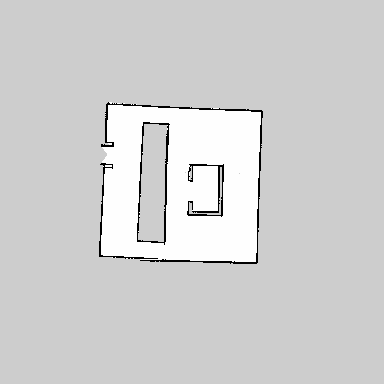
#> input picture practica_3_2425-master/catkin_ws/src/slam_pkg/Maps/ej1Map.pgm, 384 x 384 px
$ python png2world.py ../../../../practica_3_2425-master/catkin_ws/src/slam_pkg/Maps/ej1Map.pgm
#> lines starting #> are read from the running program, lines starting #| are printed output that depends on the picture; after the words box and inside, x2 and y2 are one past the last pixel; in counts of white or black regions, pixels touching at a corner belong together
# AUTHOR: GINES CABALLERO GUIJARRO 54639204J

#!/usr/bin/env python3
import cv2
import numpy as np
import sys
import os

# Parámetros de escalado en el mundo de Gazebo

RESOLUTION = 0.1  # metros por pixel (ejemplo)
WALL_HEIGHT = 0.5  # altura de la pared en metros
WALL_THICKNESS = 0.05  # grosor de la pared en metros
WORLD_FILENAME = 'mazePng2World.world'
IMAGE_FILENAME = 'laberinto.png'  # Tu imagen en blanco y negro

def generate_gazebo_world_from_image(image_path, output_world_path):
    # Lee la imagen en escala de grises
#> called with output_world_path = 'mazePng2World.world'
    img = cv2.imread(image_path, cv2.IMREAD_GRAYSCALE)
#> img is the input picture: shape (384, 384); min 0, max 254, mean 208.6
    if img is None:
        raise FileNotFoundError(f"No se pudo leer la imagen {image_path}")

    # Binariza la imagen (umbral 127 por ejemplo)
    # Todo lo que sea menor a 127 -> negro (pared), mayor -> blanco (espacio)
    _, binary = cv2.threshold(img, 127, 255, cv2.THRESH_BINARY)
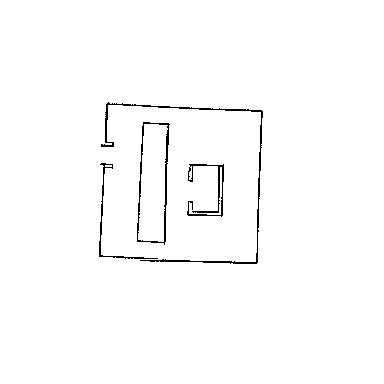
#> binary: shape (384, 384); 98.6% white; black in thin lines or dots, all inside (x1, y1, x2, y2) = (99, 102, 263, 264)

    # Dimensiones de la imagen
    height, width = binary.shape
#> height = 384; width = 384

    # Plantilla básica del .world
    # Puedes modificar la iluminación, ground_plane, etc. a tu gusto
    world_header = """<?xml version="1.0"?>
<sdf version="1.6">
  <world name="default_world">

    <!-- Un cielo por defecto -->
    <include>
      <uri>model://sun</uri>
    </include>

    <!-- Un piso por defecto -->
    <include>
      <uri>model://ground_plane</uri>
    </include>

    <!-- Empieza la definición de obstáculos -->
"""

    world_footer = """
  </world>
</sdf>
"""

    # En esta sección generamos un "modelo" o “link” para cada pared
    boxes_str = ""
    box_count = 0

    for row in range(height):
        for col in range(width):
            # Si es una pared
            if binary[row, col] == 0:
                # Calcula posición (x, y) en Gazebo
                x = col * RESOLUTION
                y = (height - row) * RESOLUTION  # invertimos el eje Y para que no aparezca al revés

                # Creamos un bloque
                model_name = f"wall_{box_count}"
                boxes_str += f"""
    <model name="{model_name}">
      <static>true</static>
      <link name="link">
        <collision name="collision">
          <geometry>
            <box>
              <size>{WALL_THICKNESS} {WALL_THICKNESS} {WALL_HEIGHT}</size>
            </box>
          </geometry>
          <max_contacts>10</max_contacts>
          <surface>
            <friction>
              <ode/>
            </friction>
            <contact>
              <ode/>
            </contact>
          </surface>
        </collision>
        <visual name="visual">
          <geometry>
            <box>
              <size>{WALL_THICKNESS} {WALL_THICKNESS} {WALL_HEIGHT}</size>
            </box>
          </geometry>
        </visual>
        <pose>{x} {y} {WALL_HEIGHT/2} 0 0 0</pose>
      </link>
    </model>
                """
                box_count += 1
#> after the loop, box_count = 2009

    # Armamos el archivo .world final
    world_contents = world_header + boxes_str + world_footer

    # Escribimos en el fichero
    with open(output_world_path, 'w') as f:
        f.write(world_contents)

    print(f"Se ha generado el archivo {output_world_path} con {box_count} boxes para el laberinto.")
#| Se ha generado el archivo mazePng2World.world con 2009 boxes para el laberinto.


if __name__ == "__main__":

  image = sys.argv[1] if len(sys.argv) > 1 else sys.exit("Uso: python png2world.py <imagen.png>")

  generate_gazebo_world_from_image(image, WORLD_FILENAME)
